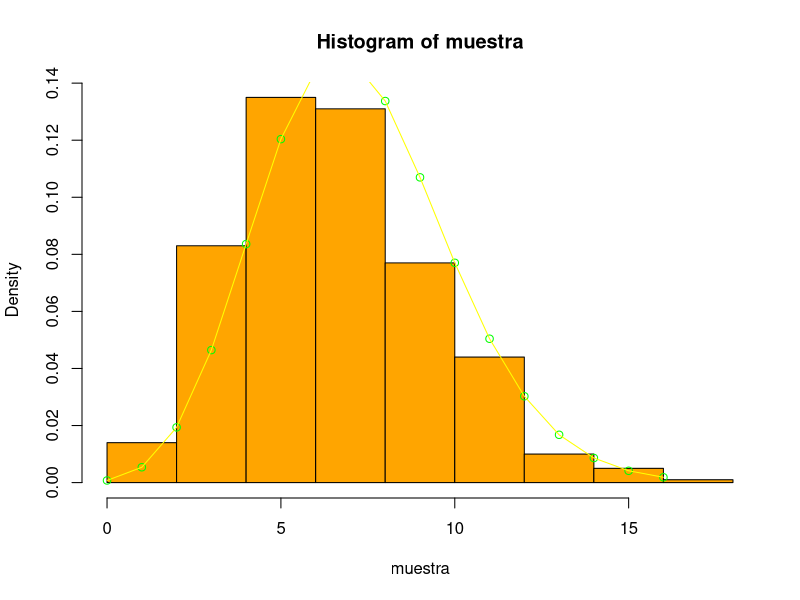
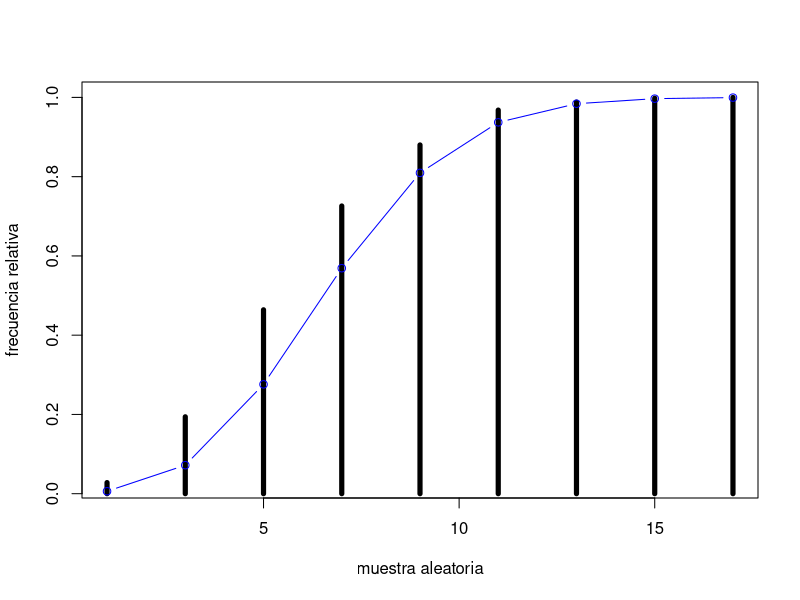

Write R code to recreate these figures, in order.
setwd("C:/Users/danie/Desktop/Programacion/RWorks")
# a)
1-sum(dpois(0:9,7.2))
1-ppois(9,7.2)
# b)
ppois(8,7.2)-ppois(2,7.2)
# c)
qpois(0.75,7.2)
ppois(9,7.2)
# d)
qpois(0.05,7.2)
# e)
set.seed(100)
muestra <- rpois(1000,7.2)
var(muestra)
set.seed(30)
muestra <-rpois(500, 7.2)
valor = max(muestra)-1
h<-hist(muestra,col = "orange",freq = FALSE)
points(0:valor,dpois(0:valor,7.20),col = "green")
lines(0:valor,dpois(0:valor,7.20),col = "yellow")

muestra2 <- cumsum(h$counts)/500
plot(h$mids, muestra2, type= "h", lwd = 5, xlab = "muestra aleatoria", ylab = "frecuencia relativa")
points(h$mids,ppois(h$mids,7.2),col = "blue", type = "b")
